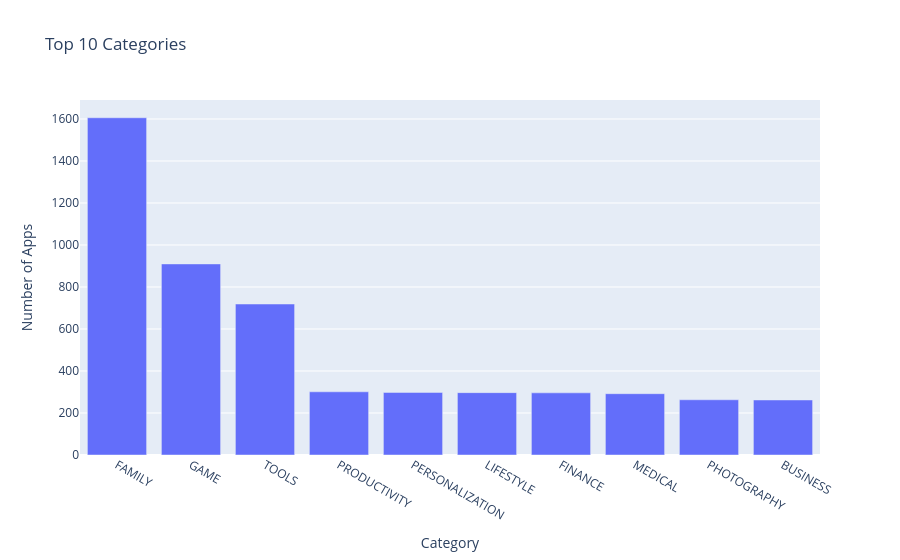

Notebook code for this chart:
### Markdown cell above
### Vertical Bar Chart - Highest Competition (Number of Apps)

### Code cell
bar =px.bar(x=top_10_categories.index, y=top_10_categories.values, title="Top 10 Categories", labels={"x": "Category", "y": "Number of Apps"})
bar.show()

### Figure 1 — Plotly figure (JSON) as saved in the notebook; plotly's stock layout.template omitted (floating-point values rounded to 4 significant figures)
{"data": [{"hovertemplate": "Category=%{x}<br>Number of Apps=%{y}<extra></extra>", "legendgroup": "", "marker": {"color": "#636efa", "pattern": {"shape": ""}}, "name": "", "orientation": "v", "showlegend": false, "textposition": "auto", "type": "bar", "x": ["FAMILY", "GAME", "TOOLS", "PRODUCTIVITY", "PERSONALIZATION", "LIFESTYLE", "FINANCE", "MEDICAL", "PHOTOGRAPHY", "BUSINESS"], "xaxis": "x", "y": [1606, 910, 719, 301, 298, 297, 296, 292, 263, 262], "yaxis": "y"}], "layout": {"barmode": "relative", "legend": {"tracegroupgap": 0}, "title": {"text": "Top 10 Categories"}, "xaxis": {"anchor": "y", "domain": [0, 1], "title": {"text": "Category"}}, "yaxis": {"anchor": "x", "domain": [0, 1], "title": {"text": "Number of Apps"}}}}
